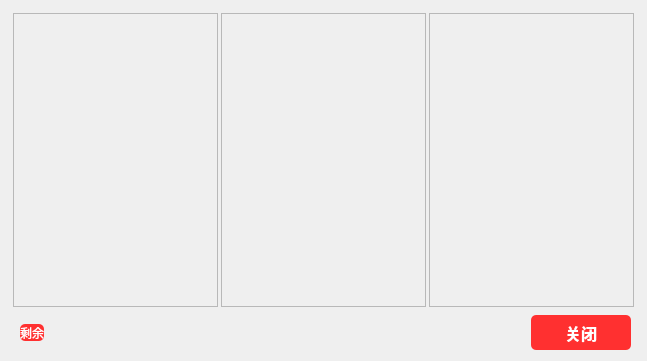
<?xml version="1.0" encoding="UTF-8"?>
<ui version="4.0">
 <class>FormClearFile</class>
 <widget class="QWidget" name="FormClearFile">
  <property name="geometry">
   <rect>
    <x>0</x>
    <y>0</y>
    <width>647</width>
    <height>361</height>
   </rect>
  </property>
  <property name="windowTitle">
   <string>Form</string>
  </property>
  <layout class="QVBoxLayout" name="verticalLayout">
   <item>
    <widget class="QWidget" name="widget" native="true">
     <layout class="QHBoxLayout" name="horizontalLayout">
      <property name="spacing">
       <number>3</number>
      </property>
      <property name="leftMargin">
       <number>2</number>
      </property>
      <property name="topMargin">
       <number>2</number>
      </property>
      <property name="rightMargin">
       <number>2</number>
      </property>
      <property name="bottomMargin">
       <number>2</number>
      </property>
      <item>
       <widget class="QFrame" name="frame_1">
        <property name="frameShape">
         <enum>QFrame::StyledPanel</enum>
        </property>
        <property name="frameShadow">
         <enum>QFrame::Raised</enum>
        </property>
        <layout class="QVBoxLayout" name="verticalLayout_2">
         <property name="spacing">
          <number>0</number>
         </property>
         <property name="leftMargin">
          <number>0</number>
         </property>
         <property name="topMargin">
          <number>0</number>
         </property>
         <property name="rightMargin">
          <number>0</number>
         </property>
         <property name="bottomMargin">
          <number>0</number>
         </property>
         <item>
          <layout class="QVBoxLayout" name="verticalLayout_t1"/>
         </item>
        </layout>
       </widget>
      </item>
      <item>
       <widget class="QFrame" name="frame_2">
        <property name="frameShape">
         <enum>QFrame::StyledPanel</enum>
        </property>
        <property name="frameShadow">
         <enum>QFrame::Raised</enum>
        </property>
        <layout class="QVBoxLayout" name="verticalLayout_3">
         <property name="spacing">
          <number>0</number>
         </property>
         <property name="leftMargin">
          <number>0</number>
         </property>
         <property name="topMargin">
          <number>0</number>
         </property>
         <property name="rightMargin">
          <number>0</number>
         </property>
         <property name="bottomMargin">
          <number>0</number>
         </property>
         <item>
          <layout class="QVBoxLayout" name="verticalLayout_t2"/>
         </item>
        </layout>
       </widget>
      </item>
      <item>
       <widget class="QFrame" name="frame_3">
        <property name="frameShape">
         <enum>QFrame::StyledPanel</enum>
        </property>
        <property name="frameShadow">
         <enum>QFrame::Raised</enum>
        </property>
        <layout class="QVBoxLayout" name="verticalLayout_4">
         <property name="spacing">
          <number>0</number>
         </property>
         <property name="leftMargin">
          <number>0</number>
         </property>
         <property name="topMargin">
          <number>0</number>
         </property>
         <property name="rightMargin">
          <number>0</number>
         </property>
         <property name="bottomMargin">
          <number>0</number>
         </property>
         <item>
          <layout class="QVBoxLayout" name="verticalLayout_t3"/>
         </item>
        </layout>
       </widget>
      </item>
     </layout>
    </widget>
   </item>
   <item>
    <widget class="QWidget" name="widget_2" native="true">
     <property name="maximumSize">
      <size>
       <width>16777215</width>
       <height>35</height>
      </size>
     </property>
     <property name="layoutDirection">
      <enum>Qt::RightToLeft</enum>
     </property>
     <property name="styleSheet">
      <string notr="true">QPushButton
{
    color:white;
    background-color:rgb(255, 48, 48);
    border-radius:5px;
}

QPushButton:hover
{
    color:white;
  background-color:rgb(209, 0, 0);
}

QPushButton:pressed
{
    color:white;
    background-color:rgb(209, 0, 0);
    padding-left:3px;
    padding-top:3px;
}
QPushButton:!enabled
{
     color:white;
      background-color:rgb(190, 190, 190);
}
/*pushButton_Cancel*/
</string>
     </property>
     <layout class="QHBoxLayout" name="horizontalLayout_2">
      <property name="spacing">
       <number>0</number>
      </property>
      <property name="leftMargin">
       <number>0</number>
      </property>
      <property name="topMargin">
       <number>0</number>
      </property>
      <property name="rightMargin">
       <number>0</number>
      </property>
      <property name="bottomMargin">
       <number>0</number>
      </property>
      <item alignment="Qt::AlignLeft">
       <widget class="QWidget" name="widget_3" native="true">
        <property name="minimumSize">
         <size>
          <width>150</width>
          <height>0</height>
         </size>
        </property>
        <layout class="QHBoxLayout" name="horizontalLayout_3">
         <property name="spacing">
          <number>0</number>
         </property>
         <property name="leftMargin">
          <number>0</number>
         </property>
         <property name="topMargin">
          <number>0</number>
         </property>
         <property name="rightMargin">
          <number>0</number>
         </property>
         <property name="bottomMargin">
          <number>0</number>
         </property>
         <item>
          <widget class="QPushButton" name="pushButton">
           <property name="minimumSize">
            <size>
             <width>100</width>
             <height>30</height>
            </size>
           </property>
           <property name="maximumSize">
            <size>
             <width>80</width>
             <height>80</height>
            </size>
           </property>
           <property name="font">
            <font>
             <pointsize>12</pointsize>
             <weight>75</weight>
             <bold>true</bold>
            </font>
           </property>
           <property name="text">
            <string>关闭</string>
           </property>
          </widget>
         </item>
        </layout>
       </widget>
      </item>
      <item>
       <widget class="QWidget" name="verticalWidget" native="true">
        <property name="sizePolicy">
         <sizepolicy hsizetype="Fixed" vsizetype="Minimum">
          <horstretch>0</horstretch>
          <verstretch>0</verstretch>
         </sizepolicy>
        </property>
        <layout class="QVBoxLayout" name="verticalLayout_5">
         <item>
          <widget class="QPushButton" name="pushButton_2">
           <property name="text">
            <string>剩余</string>
           </property>
          </widget>
         </item>
        </layout>
       </widget>
      </item>
     </layout>
    </widget>
   </item>
  </layout>
 </widget>
 <resources/>
 <connections/>
</ui>
